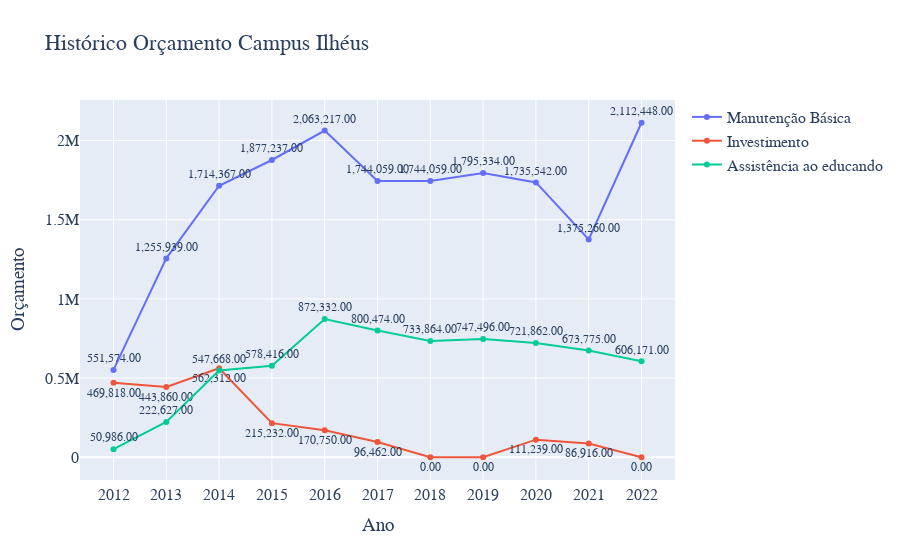

Notebook cell for this chart:
### Code cell
linha1 = go.Scatter(x=df.Ano, y=df["Manutenção Básica"],
                    mode='lines+markers+text',
                    name='Manutenção Básica',
                    text=df["Manutenção Básica"],
                    textposition="top center",
                    textfont ={'family': "Times", 'size': 12},
                    texttemplate=df["Manutenção Básica"].map('{:,.2f}'.format)
                   )
                    
linha2 = go.Scatter(x=df.Ano, y=df["Investimento"],
                    mode='lines+markers+text',
                    name='Investimento',
                    text=df["Investimento"],
                    textposition="bottom center",
                    textfont={'family': "Times", 'size': 12},
                    texttemplate=df["Investimento"].map('{:,.2f}'.format)
                   )
                    
linha3 = go.Scatter(x=df.Ano, y=df["Assistência ao educando"],
                    mode='lines+markers+text',
                    name='Assistência ao educando',
                    text=df["Assistência ao educando"],
                    textposition="top center",
                    textfont ={'family': "Times", 'size': 12},
                    texttemplate=df["Assistência ao educando"].map('{:,.2f}'.format)
                   )

linhas = [linha1, linha2, linha3]

layout = go.Layout(
            title="Histórico Orçamento Campus Ilhéus",
            autosize=True,
            font={'family': "Raleway", 'size': 16},
            #font={"family": "Raleway", "size": 10},
            height=600,
            #width=670,
            showlegend=True,
            xaxis={
                "autorange": True,
                "showline": True,
                "title": "Ano",
                "type": "category",
            },
            yaxis={
                "autorange": True,
                "title": "Orçamento",
            }
            )

fig = go.Figure(data=linhas, layout=layout) #  Criando figura que será exibida , layout=layout
fig.show() # Exibindo figura/gráfico

### Figure 1 — Plotly figure (JSON) as saved in the notebook; plotly's stock layout.template omitted (floating-point values rounded to 4 significant figures)
{"data": [{"mode": "lines+markers+text", "name": "Manutenção Básica", "text": [551574, 1255939, 1714367, 1877237, 2063217, 1744059, 1744059, 1795334, 1735542, 1375260, 2112448], "textfont": {"family": "Times", "size": 12}, "textposition": "top center", "texttemplate": ["551,574.00", "1,255,939.00", "1,714,367.00", "1,877,237.00", "2,063,217.00", "1,744,059.00", "1,744,059.00", "1,795,334.00", "1,735,542.00", "1,375,260.00", "2,112,448.00"], "type": "scatter", "x": [2012, 2013, 2014, 2015, 2016, 2017, 2018, 2019, 2020, 2021, 2022], "y": [551574, 1255939, 1714367, 1877237, 2063217, 1744059, 1744059, 1795334, 1735542, 1375260, 2112448]}, {"mode": "lines+markers+text", "name": "Investimento", "text": [469818, 443860, 562312, 215232, 170750, 96462, 0, 0, 111239, 86916, 0], "textfont": {"family": "Times", "size": 12}, "textposition": "bottom center", "texttemplate": ["469,818.00", "443,860.00", "562,312.00", "215,232.00", "170,750.00", "96,462.00", "0.00", "0.00", "111,239.00", "86,916.00", "0.00"], "type": "scatter", "x": [2012, 2013, 2014, 2015, 2016, 2017, 2018, 2019, 2020, 2021, 2022], "y": [469818, 443860, 562312, 215232, 170750, 96462, 0, 0, 111239, 86916, 0]}, {"mode": "lines+markers+text", "name": "Assistência ao educando", "text": [50986, 222627, 547668, 578416, 872332, 800474, 733864, 747496, 721862, 673775, 606171], "textfont": {"family": "Times", "size": 12}, "textposition": "top center", "texttemplate": ["50,986.00", "222,627.00", "547,668.00", "578,416.00", "872,332.00", "800,474.00", "733,864.00", "747,496.00", "721,862.00", "673,775.00", "606,171.00"], "type": "scatter", "x": [2012, 2013, 2014, 2015, 2016, 2017, 2018, 2019, 2020, 2021, 2022], "y": [50986, 222627, 547668, 578416, 872332, 800474, 733864, 747496, 721862, 673775, 606171]}], "layout": {"autosize": true, "font": {"family": "Raleway", "size": 16}, "showlegend": true, "title": {"text": "Histórico Orçamento Campus Ilhéus"}, "xaxis": {"autorange": true, "range": [-0.6078, 10.61], "showline": true, "title": {"text": "Ano"}, "type": "category"}, "yaxis": {"autorange": true, "range": [-141100.0, 2254000.0], "title": {"text": "Orçamento"}, "type": "linear"}}}
